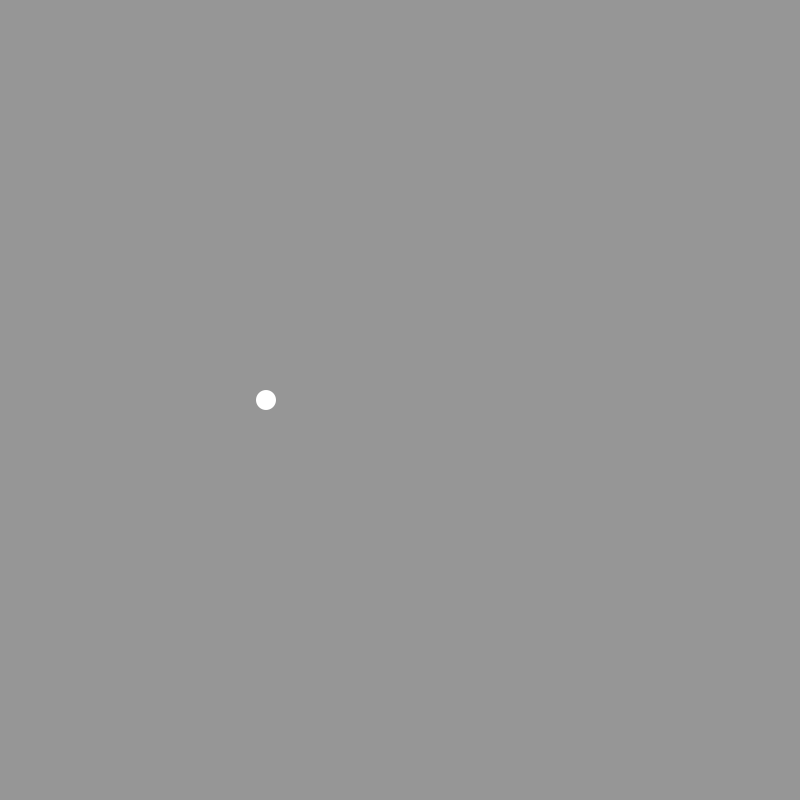
Frame 1 (no input)
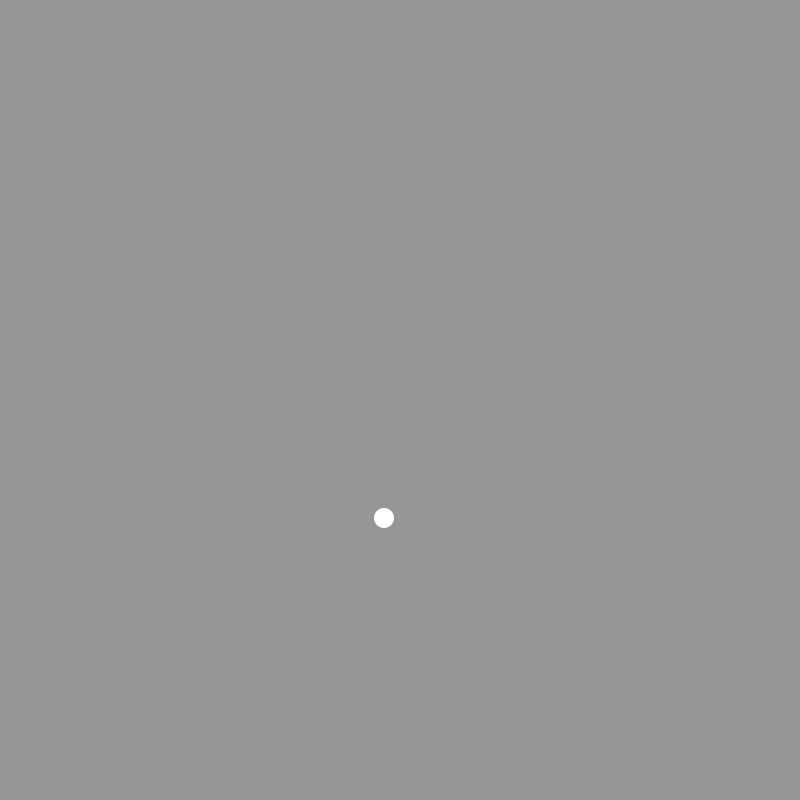
Frame 60 (the mouse pressed at the canvas centre just before this capture)
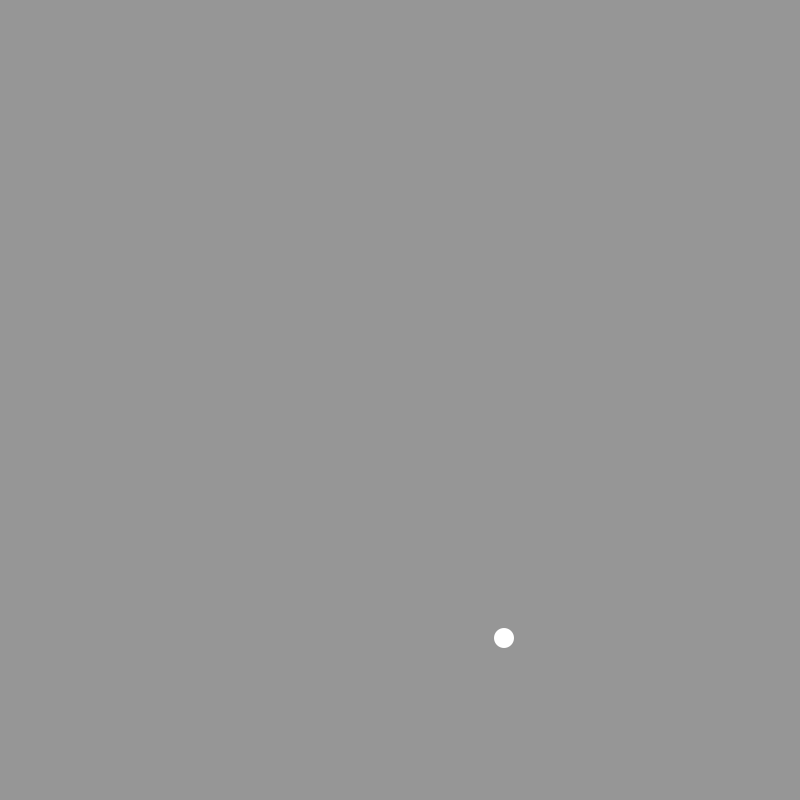
Frame 120 (the mouse held since frame 60 and released just before this capture)

The Processing sketch that drew these frames (run headless with seeded random() and noise(); from frame 60 on, the mouse is pressed at the canvas centre):

// Processing sketch: processing_33039
// ── processing_33039.pde

float xpos, ypos;
float xspeed, yspeed;
int xdirection, ydirection;


void setup() {
  size (800, 800);
  background (150);
  xpos=width/3;
  ypos=height/2;
  xspeed=2;
  yspeed=2;
  xdirection=1;
  ydirection=1;
  noStroke();
}

void draw() {
  background(150);

  ellipse(xpos, ypos, 20, 20);
  xpos+=xspeed*xdirection;
  println(xpos + ", "+ypos);

  if (xpos >=width || xpos<=0) {
    xdirection*=-1;
    fill(random(255), random(255), random(255));
  }

  ypos+=yspeed*ydirection;
  println(ypos + ", " +ypos);

  if (ypos >=width || ypos<=0) {
    ydirection*=-1;
    fill(random(255), random(255), random(255));
}
}
